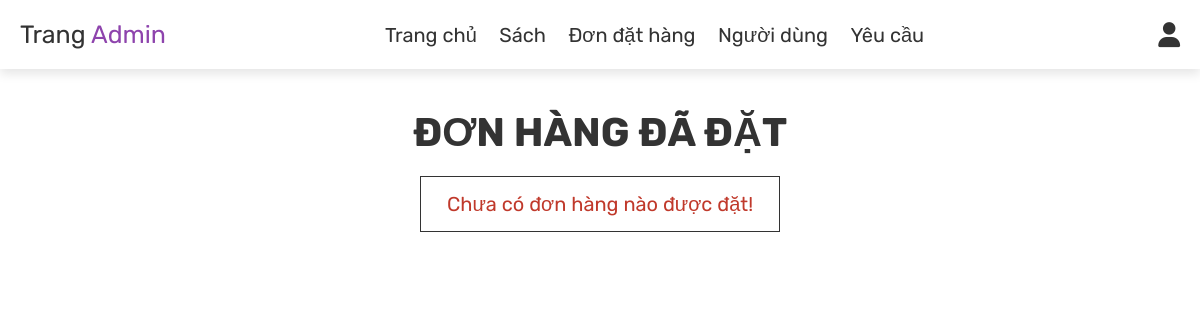
Page /admin/View/admin_order.php (signed in) on the earlier database version.
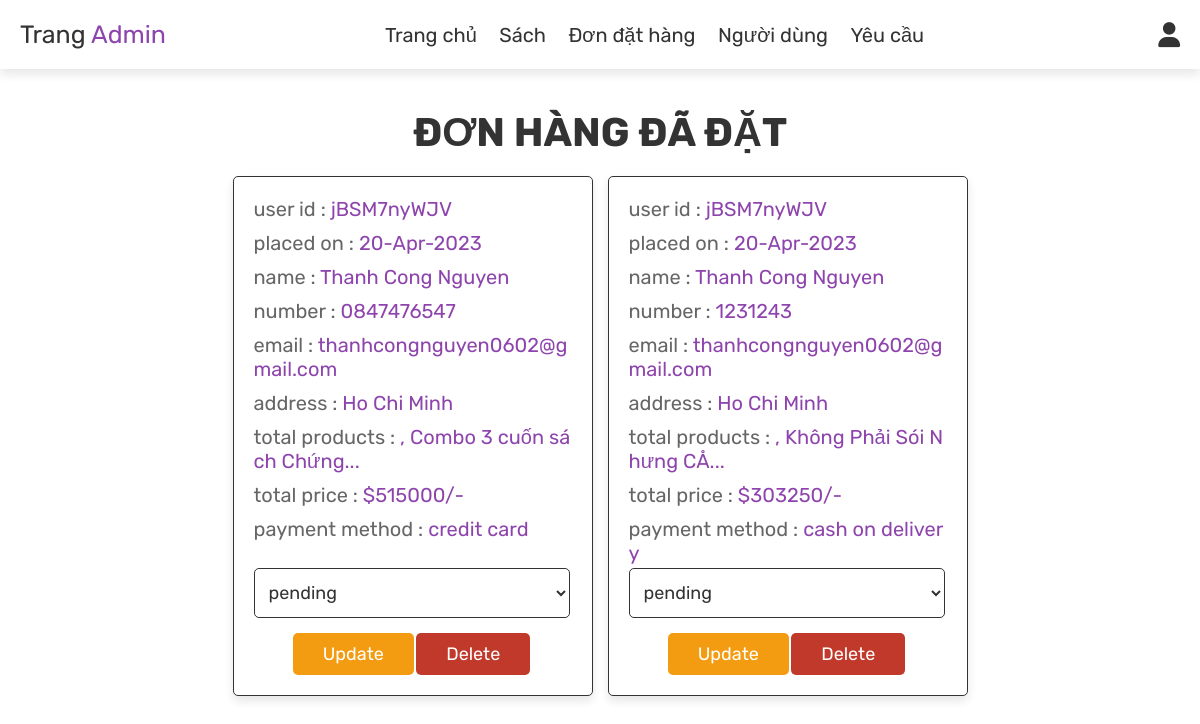
Same page on the later database version.
### tables this page shows
CREATE TABLE `orders` (
  `id` int(100) NOT NULL,
  `user_id` varchar(10) NOT NULL,
  `name` varchar(100) NOT NULL,
  `number` varchar(12) NOT NULL,
  `email` varchar(100) NOT NULL,
  `method` varchar(50) NOT NULL,
  `address` varchar(500) NOT NULL,
  `total_products` varchar(1000) NOT NULL,
  `total_price` int(100) NOT NULL,
  `placed_on` varchar(50) NOT NULL,
  `payment_status` varchar(20) NOT NULL DEFAULT 'pending'
);

### admin/View/admin_order.php (the view, shortened to what this page needs)
<?php
include '../../config/config.php';
?>
<?php
function truncate_text($text)
{
    if (strlen($text) > 40) {
        $text = substr($text, 0, 30) . '...';
    }
    return $text;
}
?>
<!DOCTYPE html>
<html lang="en">
<head>
    <link rel="stylesheet" href="https://cdnjs.cloudflare.com/ajax/libs/font-awesome/6.0.0/css/all.min.css">
    <link rel="stylesheet" href="../../public/css/admin.css">
</head>
<body>
    <?php include 'admin_header.php'; ?>
    <section class="orders">
        <h1 class="title">Đơn hàng đã đặt</h1>
        <div class="box-container">
            <?php
            $select_orders = mysqli_query($conn, "SELECT * FROM `orders`") or die('query failed');
            if (mysqli_num_rows($select_orders) > 0) {
                while ($fetch_orders = mysqli_fetch_assoc($select_orders)) {
            ?>
            <div class="box">
                <p> user id : <span><?php echo $fetch_orders['user_id']; ?></span> </p>
                <p> placed on : <span><?php echo $fetch_orders['placed_on']; ?></span> </p>
                <p> name : <span><?php echo $fetch_orders['name']; ?></span> </p>
                <p> number : <span><?php echo $fetch_orders['number']; ?></span> </p>
                <p> email : <span><?php echo $fetch_orders['email']; ?></span> </p>
                <p> address : <span><?php echo truncate_text($fetch_orders['address']); ?></span> </p>
                <p> total products : <span><?php echo truncate_text($fetch_orders['total_products']); ?></span> </p>
                <p> total price : <span>$<?php echo $fetch_orders['total_price']; ?>/-</span> </p>
                <p> payment method : <span><?php echo $fetch_orders['method']; ?></span> </p>
                <div class="select-button">
                    <form action="" method="post">
                        <select name="update_payment">
                            <option value="" selected disabled><?php echo $fetch_orders['payment_status']; ?></option>
                        </select>
                        <input type="submit" value="update" name="update_order" class="option-btn">
                        <a href="admin_order.php?delete=<?php echo $fetch_orders['id']; ?>"
                            onclick="return confirm('delete this order?');" class="delete-btn">delete</a>
                    </form>
                </div>
            </div>
            <?php
                }
            } else {
                echo '<p class="empty">Chưa có đơn hàng nào được đặt!</p>';
            }
            ?>
        </div>
    </section>
</body>
</html>

Differences in the rows shown:
added orders: user "jBSM7nyWJV", placed_on "20-Apr-2023", name "Thanh Cong Nguyen", number "0847476547", email "thanhcongnguyen0602@gmail.com", address "Ho Chi Minh", total_products ", Combo 3 cuốn sách Chứng...", total_price "515000", method "credit card", update_payment "pending"
added orders: user "jBSM7nyWJV", placed_on "20-Apr-2023", name "Thanh Cong Nguyen", number "1231243", email "thanhcongnguyen0602@gmail.com", address "Ho Chi Minh", total_products ", Không Phải Sói Nhưng CÅ...", total_price "303250", method "cash on delivery", update_payment "pending"
Other differences:
text no longer shown: "Chưa có đơn hàng nào được đặt!"
